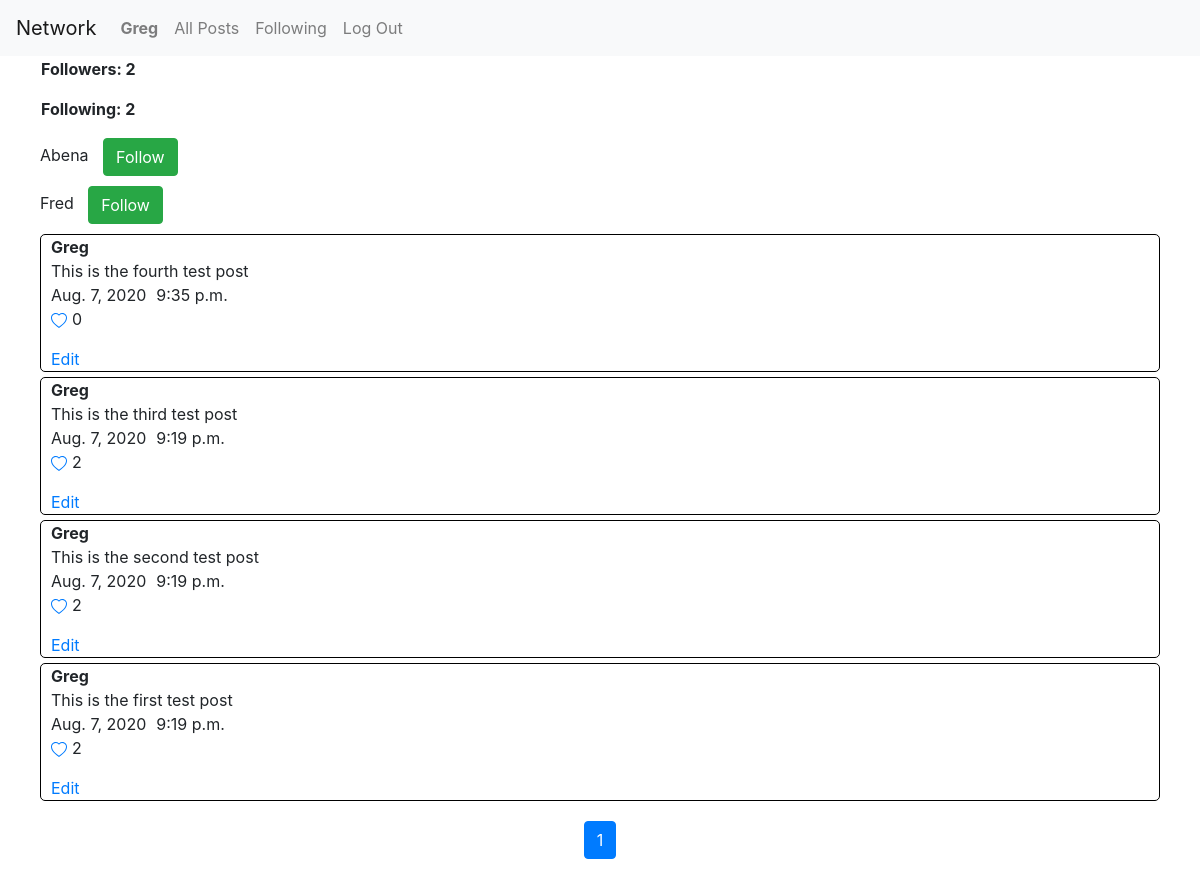
The page /profile (signed in) on the database its author committed.
### network/models.py (models this page shows, shortened)
class User(AbstractUser):
    pass

class Post(models.Model):
    user = models.ForeignKey(User, on_delete=models.CASCADE)
    post = models.CharField(max_length=1000)
    date = models.DateField()
    time = models.TimeField()

### network/views.py (the view)
# urls.py: path("profile", views.profile, name="profile"),
@login_required
def profile(request):
    user = User.objects.get(username=request.user)
    users = User.objects.exclude(username=request.user)
    posts = Post.objects.filter(user=user).order_by('-id')
    paginator = Paginator(posts, 10)
    page_number = request.GET.get('page')
    posts = paginator.get_page(page_number)
    return render(request, "network/profile.html", {
        "user":user,
        "posts":posts,
        "users":users
    })

### network/templates/network/profile.html (shortened to what this page needs)
{% extends "network/layout.html" %}
{% block body %}
    <div id="f-f">
        <p id="followers">Followers: {{ user.followers.count }}</p>
        <p id="following">Following: {{ user.following.count }}</p>
    </div>
    {% for u in users %}
        <div id="user">
            {{ u.username|title }}
            <button class="btn btn-success" onclick="window.location.href='/follow/{{ u.id }}'">Follow</button>
        </div>
    {% endfor %}
    <div class="post-main">
        {% for i in posts %}
            <div class="post-container">
                <div class="title-post">
                    <div class="title">{{ i.user|title }}</div>
                    <div class="post"> {{ i.post }} </div>
                </div>
                <div class="date-time">
                    <div class="date">{{ i.date }} </div>
                    <div class="time"> {{ i.time }} </div>
                </div>
                <div class="like">
                    <a class="like-link" id="like-{{ i.id }}" data-id="{{ i.id }}" href="#">
                    </a>
                    <p id="num-likes-{{ i.id }}" class="num-likes"> {{ i.likes.count}} </p>
                </div>
                <div class="edit">
                    {% if i.user == request.user %}
                        <a href="edit/{{ i.id }}">Edit</a>
                    {% endif %}
                </div>
            </div>
        {% endfor %}
    </div>
    <nav class="page-nav" aria-label="Page navigation example">
        <ul class="pagination">
                <li class="page-item active" aria-current="page">
                    <a class="page-link" href="?page={{ posts.number }}">{{ posts.number }} <span class="sr-only">(current)</span></a>
                </li>
        </ul>
    </nav>
{% endblock %}

### network/templates/network/layout.html (shortened to what this page needs)
{% load static %}
<!DOCTYPE html>
<html lang="en">
    <head>
        <link rel="stylesheet" href="https://stackpath.bootstrapcdn.com/bootstrap/4.4.1/css/bootstrap.min.css">
        <link href="{% static 'network/styles.css' %}" rel="stylesheet">
    </head>
    <body>
        <nav class="navbar navbar-expand-lg navbar-light bg-light">
            <a class="navbar-brand" href="{% url 'index' %}">Network</a>
            <div>
              <ul class="navbar-nav mr-auto">
                {% if user.is_authenticated %}
                    <li class="nav-item">
                        <a class="nav-link" href="{% url 'profile' %}"><strong>{{ user.username|title }}</strong></a>
                    </li>
                {% endif %}
                <li class="nav-item">
                  <a class="nav-link" href="{% url 'index' %}">All Posts</a>
                </li>
                {% if user.is_authenticated %}
                    <li class="nav-item">
                        <a class="nav-link" href="{% url 'following' %}">Following</a>
                    </li>
                    <li class="nav-item">
                        <a class="nav-link" href="{% url 'logout' %}">Log Out</a>
                    </li>
                {% endif %}
              </ul>
            </div>
          </nav>
        <div class="body">
            {% block body %}
            {% endblock %}
        </div>
    </body>
</html>

### network/static/network/styles.css (style rules this page uses)
.post-container { border: 1px solid black; margin-left: 40px; margin-right: 40px; margin-top: 5px; margin-bottom: 5px; border-radius: 5px; }
.post-container .title-post { margin-left: 10px; }
.post-container .title-post .title { font-weight: bold; }
.post-container .date-time { margin-left: 10px; display: flex; }
.post-container .date-time .date { margin-right: 10px; }
.post-container .like { margin-left: 10px; display: flex; }
.post-container .like .like-btn { margin-right: 5px; }
.post-container .edit { margin-left: 10px; }
#f-f { margin-left: 40px; padding: 1px; }
#f-f #followers { font-weight: bold; }
#f-f #following { font-weight: bold; }
#user { margin-left: 40px; margin-bottom: 10px; }
#user button { margin-left: 10px; }
.page-nav { display: flex; justify-content: center; margin-top: 20px; }

### rows shown on the page
User: username "Greg", followers.count "2", following.count "2"
User: username "Abena"
User: username "Fred"
Post: user "Greg", post "This is the fourth test post", date "Aug. 7, 2020", time "9:35 p.m.", likes.count "0"
Post: user "Greg", post "This is the third test post", date "Aug. 7, 2020", time "9:19 p.m.", likes.count "2"
Post: user "Greg", post "This is the second test post", date "Aug. 7, 2020", time "9:19 p.m.", likes.count "2"
Post: user "Greg", post "This is the first test post", date "Aug. 7, 2020", time "9:19 p.m.", likes.count "2"

### other values the page prints
{{ posts.number }} "1"
